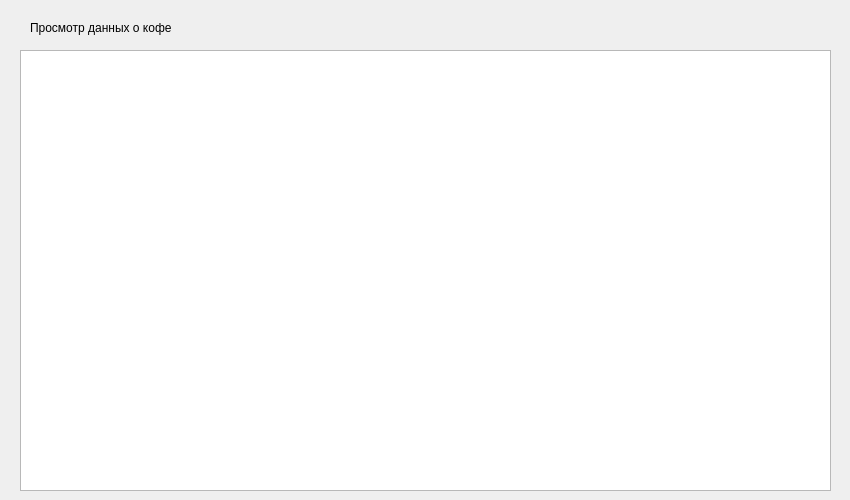
<?xml version="1.0" encoding="UTF-8"?>
<ui version="4.0">
 <class>Widget</class>
 <widget class="QWidget" name="Widget">
  <property name="geometry">
   <rect>
    <x>0</x>
    <y>0</y>
    <width>850</width>
    <height>500</height>
   </rect>
  </property>
  <property name="windowTitle">
   <string>База данных &quot;Дискофектикут&quot;</string>
  </property>
  <widget class="QTableWidget" name="coffeeDB">
   <property name="geometry">
    <rect>
     <x>20</x>
     <y>50</y>
     <width>811</width>
     <height>441</height>
    </rect>
   </property>
  </widget>
  <widget class="QLabel" name="label">
   <property name="geometry">
    <rect>
     <x>30</x>
     <y>20</y>
     <width>281</width>
     <height>16</height>
    </rect>
   </property>
   <property name="text">
    <string>Просмотр данных о кофе</string>
   </property>
  </widget>
 </widget>
 <resources/>
 <connections/>
</ui>
